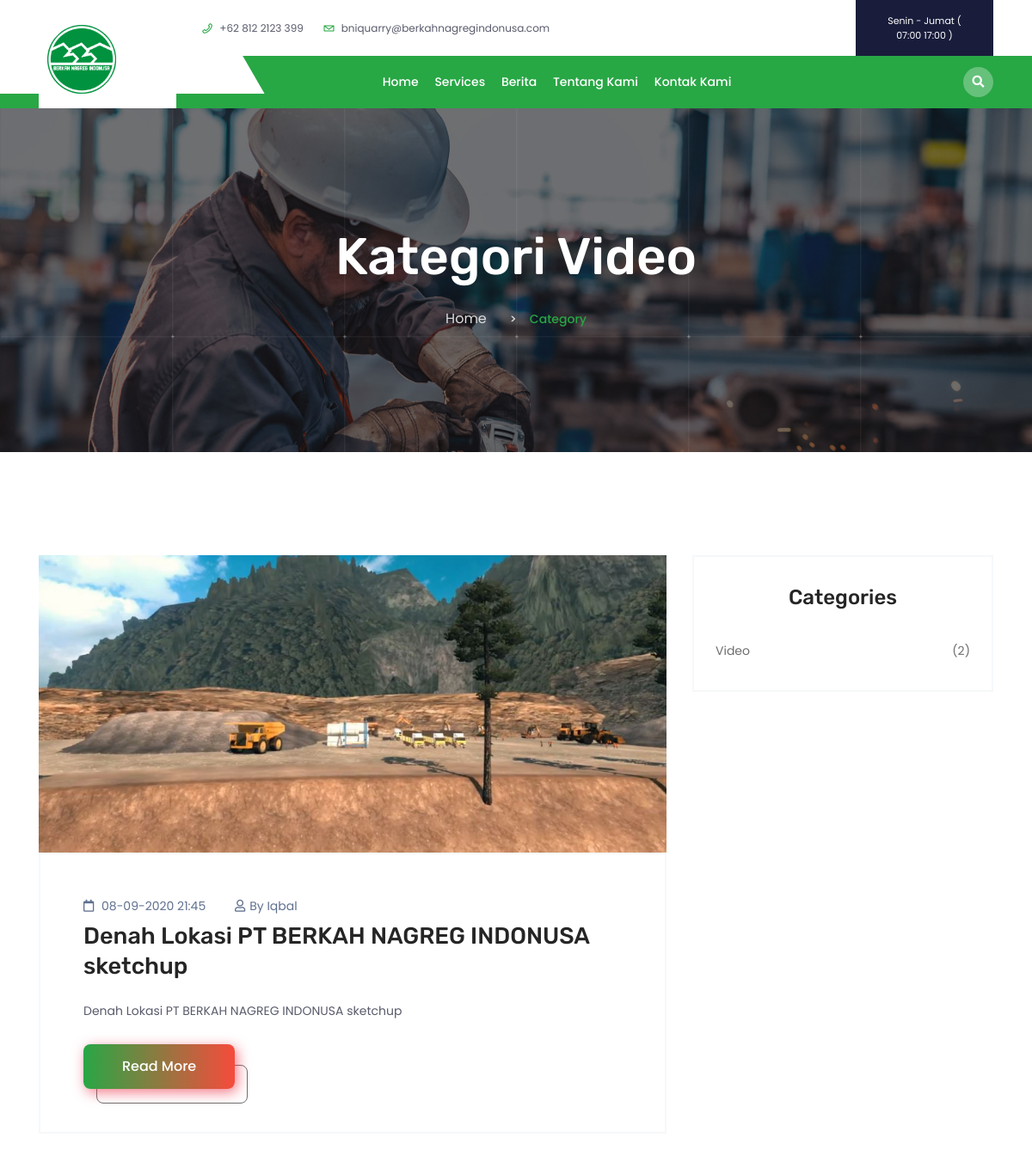
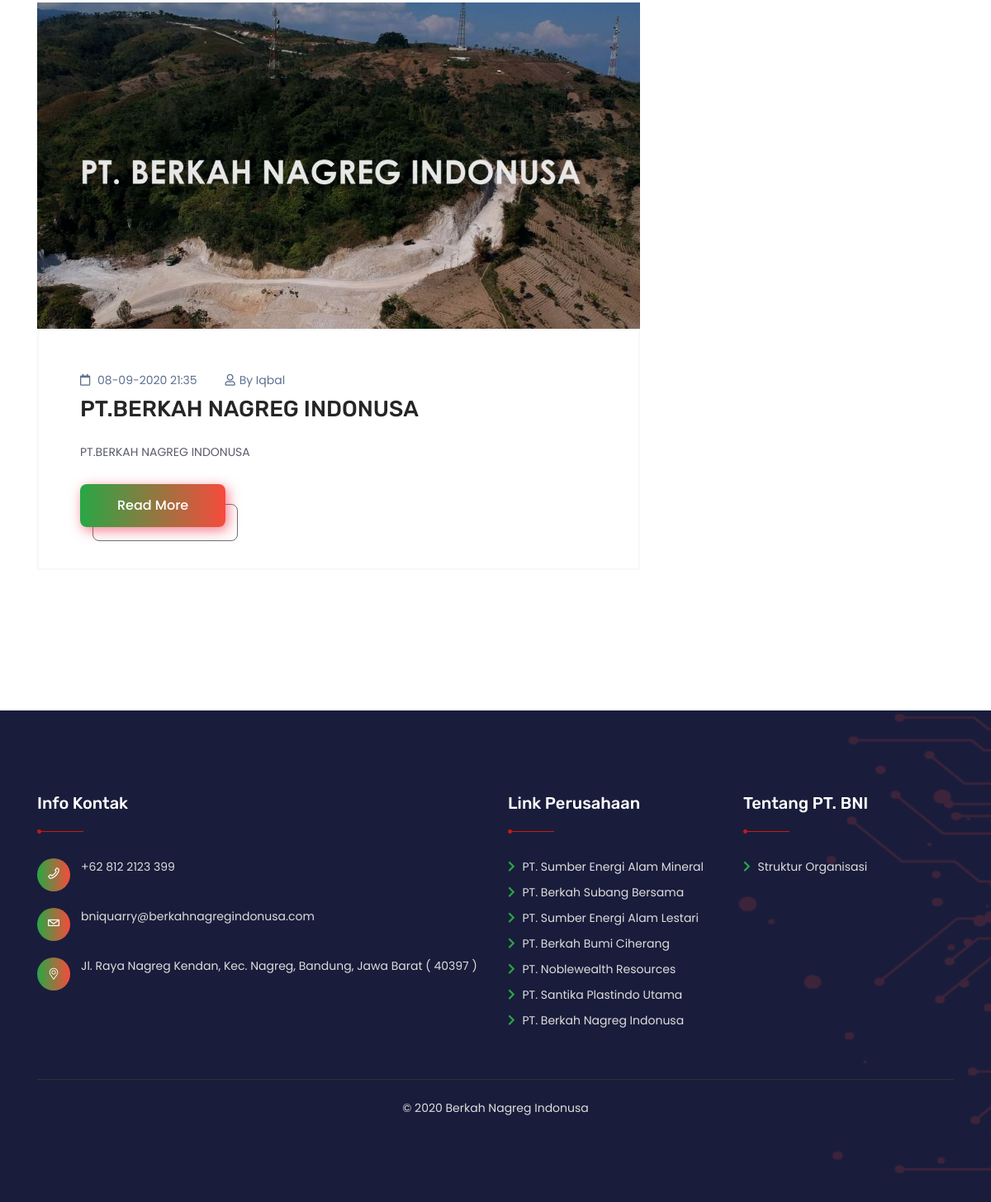
The app's page /category/6 with its own data (2 pictures, top to bottom).
### tables this page shows
CREATE TABLE `content` (
  `id` int(10) NOT NULL,
  `user_id` int(10) DEFAULT NULL,
  `category_id` int(10) DEFAULT NULL,
  `featured_img` varchar(200) DEFAULT NULL,
  `featured_img_hover` varchar(200) DEFAULT NULL,
  `content_slug` text DEFAULT NULL,
  `content_header` varchar(200) DEFAULT NULL,
  `content_description` varchar(250) DEFAULT NULL,
  `content_value` longtext DEFAULT NULL,
  `is_post` enum('0','1') DEFAULT '0',
  `post_time` datetime DEFAULT NULL,
  `tipe` enum('blog','slider','service','project','client') DEFAULT NULL
);

CREATE TABLE `user` (
  `id` int(11) NOT NULL,
  `nama` varchar(200) DEFAULT NULL,
  `username` varchar(200) DEFAULT NULL,
  `password` varchar(200) DEFAULT NULL,
  `posisi` varchar(200) DEFAULT NULL
);

CREATE TABLE `category` (
  `id` int(10) NOT NULL,
  `category_name` varchar(200) DEFAULT NULL,
  `is_active` enum('0','1') DEFAULT '0'
);

### application/libraries/Template.php (called while the page is built)
<?php if ( ! defined('BASEPATH')) exit('No direct script access allowed');
class Template {
		var $template_data = array();
		function set($name, $value)
		{
			$this->template_data[$name] = $value;
		}
		function load($template = '', $view = '' , $view_data = array(), $return = FALSE)
		{
			$this->CI =& get_instance();
			$this->set('contents', $this->CI->load->view($view, $view_data, TRUE));
			return $this->CI->load->view($template, $this->template_data, $return);
		}
}

### application/controllers/Frontend.php (called while the page is built, shortened)
<?php
class Frontend extends CI_Controller{
	public function category($cat_id){
		$cek = $this->db->where([
		                    'id' => $cat_id,
		                    'is_active' => '1'
		                ])->get('category');
		if($cek->num_rows() > 0){
		    $data['category'] = $cek->row_array();
		    $data['blog']     = $this->fm->get_detail([
		                                    'tipe' => 'blog',
		                                    'category_id' => $cat_id
		                                ])
									   ->is_active()->result();
			$data['all_category'] = $this->fm->get_category();
    		$data['header']   = 'Kategori '.$data['category']['category_name'];
    		$this->template->load('layout/frontend','frontend/article/category', $data);
		}else{
		    show_404();
		}
	}
}

### index.php (called while the page is built, shortened)
<?php
require_once BASEPATH.'core/CodeIgniter.php';

### application/models/Frontend_model.php (called while the page is built, shortened)
<?php
Class Frontend_model extends CI_Model{
   protected $table = 'content';
   public function get_detail($key, $val = '', $limit = ''){
      $this->db->select('*, content.id AS content_id')
               ->order_by('content.post_time', 'DESC')
               ->join('user', 'user.id = content.user_id')
               ->join('category', 'category.id = content.category_id');
      if(is_array($key)){
         $this->db->where($key);
      }else{
         $this->db->where($key, $val);
      }
      return $this;
   }
   public function is_active(){
      $this->db->where('content.is_post', '1')
               ->where('category.is_active', '1');
      return $this;
   }
   public function result($tipe = ''){
      $q = $this->db->get($this->table);
      if($tipe == 'row'){
         return $q->row_array();
      }else if($tipe == 'num'){
         return $q->num_rows();
      }else{
         return $q->result_array();
      }
   }
   public function get_category(){
      $this->db->select('*, category.id AS category_id, COUNT(content.id) AS num_content')
                            ->join('content', 'content.category_id = category.id', 'LEFT')
                            ->where('is_post', '1')
                            ->where('is_active', '1')
                            ->where('tipe', 'blog')
                            ->group_by('category.id');
      return $this->db->get('category')->result_array();
   }
}

### application/views/frontend/article/category.php (the view)
<section class="breadcrumb-area d-flex align-items-center" style="background-image:url(<?= base_url() ?>assets/img/testimonial/test-bg.jpg)">
    <div class="container">
        <div class="row">
            <div class="col-xl-6 offset-xl-3 col-lg-8 offset-lg-2">
                <div class="breadcrumb-wrap text-center">
                    <div class="breadcrumb-title mb-30">
                        <h2><?= $header ?></h2>
                    </div>
                    <nav aria-label="breadcrumb">
                        <ol class="breadcrumb">
                            <li class="breadcrumb-item"><a href="index.html">Home</a></li>
                            <li class="breadcrumb-item active" aria-current="page">Category</li>
                        </ol>
                    </nav>
                </div>
            </div>
        </div>
    </div>
</section>
<section class="inner-blog pt-120 pb-120">
    <div class="container">
        <div class="row">
            <div class="col-lg-8">
                <?php foreach ($blog as $row) { ?>
                    <div class="bsingle__post mb-50">
                        <div class="bsingle__post-thumb">
                            <img src="<?= base_url('assets/images/content/'.$row['featured_img']) ?>" alt="">
                        </div>
                        <div class="bsingle__content">
                            <div class="meta-info">
                                <ul>
                                    <li><a href="#"><i class="far fa-calendar"></i> <?= date('d-m-Y H:i', strtotime($row['post_time'])) ?></a></li>
                                    <li><a href="#"><i class="far fa-user"></i>by <?= $row['nama'] ?></a></li>
                                </ul>
                            </div>
                            <h2><a href="blog-details.html"><?= $row['content_header'] ?></a></h2>
                            <p><?= $row['content_description'] ?></p>
                                <div class="slider-btn">
                                    <a href="<?= site_url('article/'.$row['content_id'].'/'.$row['content_slug']) ?>" class="btn ss-btn" data-animation="fadeInRight" data-delay=".8s">Read More</a>                  <div class="btn-after" data-animation="fadeInRight" data-delay=".8s"></div>
                                </div>
                        </div>
                    </div>
                <?php } ?>
            </div>
            <div class="col-lg-4">
                <aside>
                    <div class="widget mb-40">
                        <div class="widget-title text-center">
                            <h4>Categories</h4>
                        </div>
                        <ul class="cat__list">
                            <?php foreach ($all_category as $row){ ?>
                                <li><a href="<?= site_url('category/'.$row['category_id']) ?>"><?= $row['category_name'] ?> <span>(<?= $row['num_content'] ?>)</span></a></li>
                            <?php } ?>
                        </ul>
                    </div>
                </aside>
            </div>
        </div>
    </div>
</section>

### assets/css/default.css (style rules this page uses)
.mb-30 { margin-bottom: 30px; }
.mb-40 { margin-bottom: 40px; }
.mb-50 { margin-bottom: 50px; }
.pt-120 { padding-top: 120px; }
.pb-120 { padding-bottom: 120px; }

### assets/css/responsive.css (style rules this page uses)
@media (min-width: 992px) and (max-width: 1200px) { .bsingle__content h2 { padding-right: 0; font-size: 27px; } }

### records on screen
content: featured_img (picture), post_time "08-09-2020 21:45", user.nama "Iqbal", content_header "Denah Lokasi PT BERKAH NAGREG INDONUSA sketchup", content_description "Denah Lokasi PT BERKAH NAGREG INDONUSA sketchup"
content: featured_img (picture), post_time "08-09-2020 21:35", user.nama "Iqbal", content_header "PT.BERKAH NAGREG INDONUSA", content_description "PT.BERKAH NAGREG INDONUSA", category.category_name "Video", num_content "2"

### other values on screen
$header "Kategori Video"
